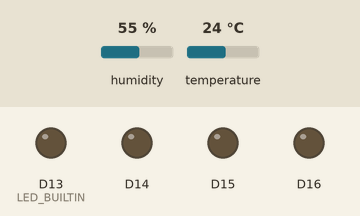
Recording of a program running on a simulated Arduino Nano ESP32. On the bench: output pins drawn as LEDs (lit = HIGH). The inputs (shaded band) are chosen by the test bench; at power-on: humidity 55 %, temperature 24 °C. WiFi joins after 1.5 s; servers stay silent unless stated; no MQTT or app messages arrive unless stated; what the program prints to the serial monitor is not drawn.

Above: at 0.0 s.
At 0.6 s:
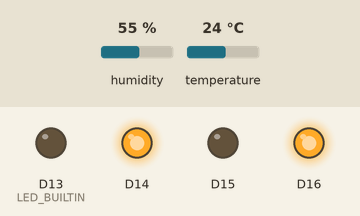
At 1.6 s:
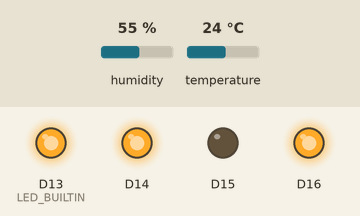
Timing chart, 0 to 3.1 s (numbered marks = the images above):
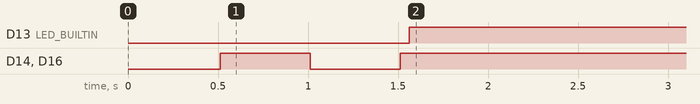

The program:

main.cpp
```cpp
#include <ArduinoJson.h>
#include <DHT.h>
#include <DHT_U.h>
#include <PubSubClient.h>
#include <WiFi.h>

#include "ky_015.h"
#include "leds.h"

const char *ssid = "sci";
const char *password = "sciscisci";

const char *mqtt_server = "192.168.139.77";
const int mqtt_port = 1883;

const char *mqtt_user = "admin1";
const char *mqtt_pass = "admin1";

WiFiClient espClient;

PubSubClient client(espClient);

const char *topicX = "sensor/temp_humd";

void setup_wifi() {
  delay(10);
  Serial.println();
  Serial.print("Connecting to ");
  Serial.println(ssid);

  TURN_ON_BLUE_LED();
  TURN_ON_RED_LED();

  WiFi.begin(ssid, password);

  while (WiFi.status() != WL_CONNECTED) {
    delay(500);
    SWITCH_LED(LED_BLUE);
    SWITCH_LED(LED_RED);
    Serial.print(".");
  }

  TURN_OFF_RED_LED();
  TURN_OFF_BLUE_LED();
  TURN_ON_GREEN_LED();

  Serial.println();
  Serial.println("WiFi connected");
}

void reconnect() {
  TURN_OFF_BUILTIN_LED();
  while (!client.connected()) {
    Serial.print("Attempting MQTT connection...");

    if (client.connect("ArduinoClient", mqtt_user, mqtt_pass)) {
      TURN_ON_BUILTIN_LED();
      Serial.println("connected");
    } else {
      SWITCH_LED(LED_BUILTIN);
      Serial.print("failed, rc=");
      Serial.print(client.state());
      Serial.println(" try again in 5 seconds");
      delay(5000);
    }
  }
}

void setup() {
  Serial.begin(115200);

  pinMode(LED_GREEN, OUTPUT);
  pinMode(LED_RED, OUTPUT);
  pinMode(LED_BLUE, OUTPUT);
  pinMode(LED_BUILTIN, OUTPUT);

  setup_wifi();
  client.setServer(mqtt_server, mqtt_port);

  ky_015_init();
}

void loop() {
  if (!client.connected()) {
    reconnect();
  }

  client.loop();

  float h = ky_015_read_humidity();
  float t = ky_015_read_temperature();

  if (isnan(h) || isnan(t)) {
    Serial.println("Error while reading the sensor");
    return;
  }

  JsonDocument doc;

  doc["temperature"] = t;
  doc["humidity"] = h;

  const char *payload = doc.as<String>().c_str();

  client.publish(topicX, payload);

  delay(5000);
}
```

ky_015.h
```cpp
#include <DHT.h>
#include <DHT_U.h>

#define DHTPIN 11
#define DHTTYPE DHT11

DHT dht(DHTPIN, DHTTYPE);

void ky_015_init() {
    dht.begin();
}

float ky_015_read_temperature() {
    return dht.readTemperature();
}

float ky_015_read_humidity() {
    return dht.readHumidity();
}
```

leds.h
```cpp
#pragma once

#define TURN_ON_BUILTIN_LED() digitalWrite(LED_BUILTIN, HIGH)
#define TURN_OFF_BUILTIN_LED() digitalWrite(LED_BUILTIN, LOW)

#define TURN_ON_GPIO_LED(LED) digitalWrite(LED, LOW)
#define TURN_OFF_GPIO_LED(LED) digitalWrite(LED, HIGH)

#define TURN_ON_BLUE_LED() TURN_ON_GPIO_LED(LED_BLUE)
#define TURN_ON_RED_LED() TURN_ON_GPIO_LED(LED_RED)
#define TURN_ON_GREEN_LED() TURN_ON_GPIO_LED(LED_GREEN)

#define TURN_OFF_BLUE_LED() TURN_OFF_GPIO_LED(LED_BLUE)
#define TURN_OFF_RED_LED() TURN_OFF_GPIO_LED(LED_RED)
#define TURN_OFF_GREEN_LED() TURN_OFF_GPIO_LED(LED_GREEN)

#define SWITCH_LED(LED) digitalWrite(LED, !digitalRead(LED))
```

Measured:
- by itself, D13 (LED_BUILTIN): LOW → HIGH at 1.6 s
